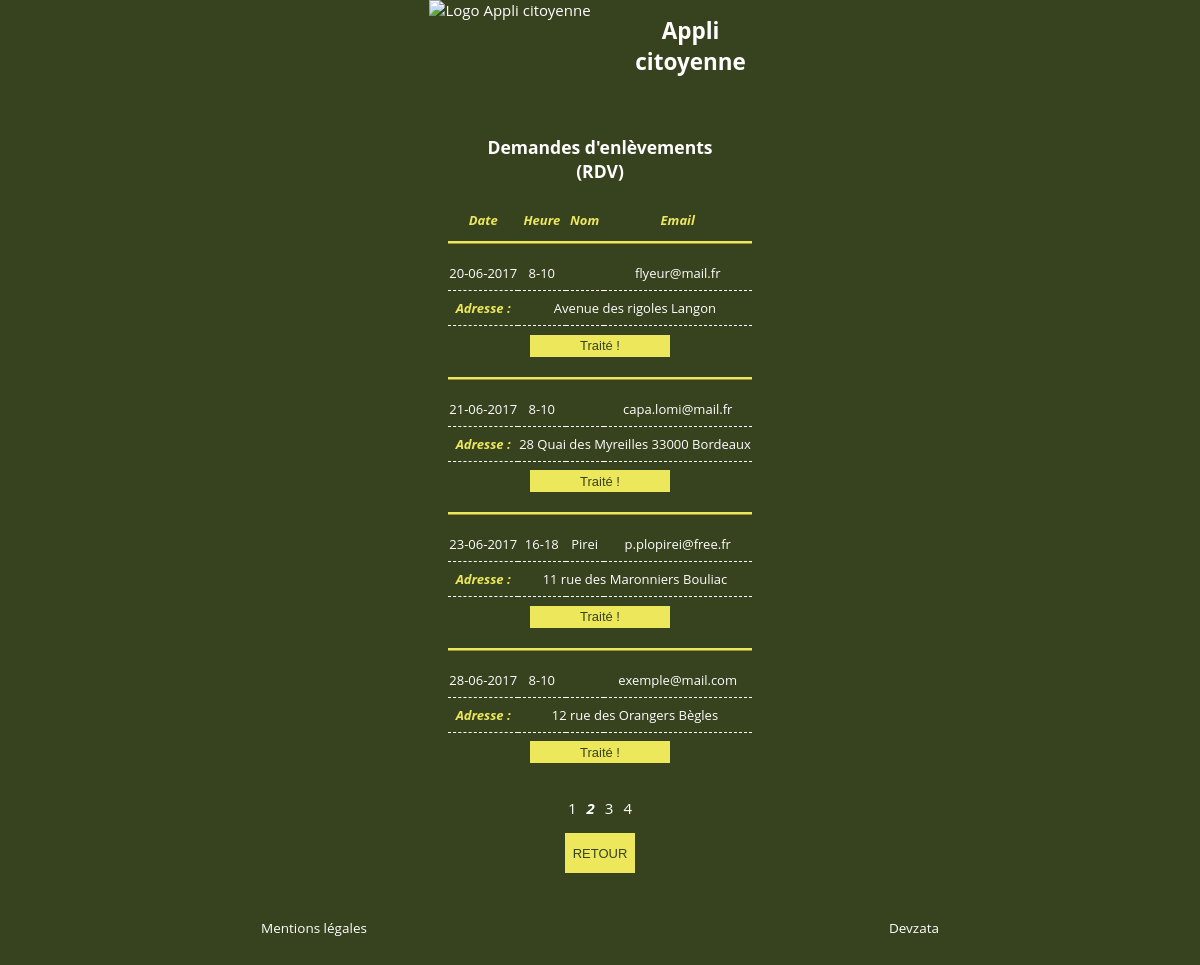
The page /trash-app-fl/employee-rdv.php?page=2 (signed in) on the database its author committed.
### tables this page shows
CREATE TABLE `ta_rdv` (
  `id` int(11) NOT NULL,
  `rdvdate` tinytext NOT NULL,
  `rdvhour` tinytext NOT NULL,
  `rdvaddress` varchar(250) NOT NULL,
  `rdvname` tinytext NOT NULL,
  `rdvemail` tinytext NOT NULL,
  `archives` tinyint(1) NOT NULL
);

### trash-app-fl/employee-rdv.php (the view, shortened to what this page needs)
<?php
if (isset($_SESSION['employee-login-session']) AND isset($_SESSION['employee-password-session']))
{
    include('header.php');
    include('connect-db.php');
    $q = $db->query('SELECT COUNT(id) AS plannedRdvCount FROM ta_rdv WHERE archives=0');
    $data = $q->fetch();
    $plannedRdvCount = $data['plannedRdvCount'];
    $nbPlannedRdvPerPage = 4;
    $nbPage = ceil($plannedRdvCount/$nbPlannedRdvPerPage);
    if (isset($_GET['page']))
    {
        $currentPage = $_GET['page'];
    }
    else
    {
        $currentPage = 1;
    }
    ?>
    <div  class="adapt-height padding-top-10px padding-bottom-10px">
        <div class="text-align-center">
            <div id="main-ajax-div">
                <h3>Demandes d'enlèvements<br/>(RDV)</h3>
                <div class="display-flex justify-content-center padding-top-10px">
                    <table class="rdv-table">
                        <tr class="italic font-size-13px">
                            <th>Date</th>
                            <th>Heure</th>
                            <th>Nom</th>
                            <th>Email</th>
                        </tr>
                        <?php
                        $q = $db->query('SELECT id, rdvdate, rdvhour, rdvaddress, rdvname, rdvemail FROM ta_rdv WHERE archives=0 ORDER BY rdvdate ASC LIMIT ' . ($currentPage-1)*$nbPlannedRdvPerPage . ', ' . $nbPlannedRdvPerPage . '');
                        foreach ($q as $row)
                        {
                        ?>
                            <tr class="tr1-tds font-size-13px">
                                <td><?php echo $row['rdvdate']; ?></td>
                                <td><?php echo $row['rdvhour']; ?></td>
                                <td><?php echo $row['rdvname']; ?></td>
                                <td><?php echo $row['rdvemail']; ?></td>
                            </tr>
                            <tr class="tr2-tds font-size-13px">
                                <td class="italic bold vert-tilleul-font-color">Adresse :</td>
                                <td colspan="3"><?php echo $row['rdvaddress']; ?></td>
                            </tr>
                            <tr class="tr3-tds">
                                <td colspan="4">
                                    <a href="#small-ajax-div"><button onclick="toConfirmRdvInArchives(<?php echo $row['id']; ?>);" class="btn long-btn-style">Traité !</button></a>
                                </td>
                            </tr>
                        <?php
                        }
                        ?>
                    </table>
                </div>
                <ul class="pages-ul">
                <?php
                for ($i=1; $i <= $nbPage ; $i++)
                {
                    if ($i == $currentPage)
                    {
                    ?>
                        <li class="bold italic"><?php echo $i; ?></li>
                    <?php
                    }
                    else
                    {
                    ?>
                        <li><a href="employee-rdv.php?page=<?php echo $i; ?>"><?php echo $i; ?></a></li>
                    <?php
                    }
                }
                ?>
                </ul>
                <a href="employee.php"><button class="btn default-btn-style">RETOUR</button></a>
            </div>
        </div>
    </div>
    <?php
    include('footer.php');
}
else
{
    echo '<p>Cette page est réservée aux employés connectés.</p>';
}
?>

### trash-app-fl/css/style.css (style rules this page uses)
.vert-chrome-bkgd { background-color: #37431E; }
.vert-tilleul-font-color { color: #EDE75C; }
.adapt-height { min-height: 200px; }
.padding-top-10px { padding-top: 10px; }
.padding-bottom-10px { padding-bottom: 10px; }
.display-flex { display: flex; }
.justify-content-center { justify-content: center; }
.text-align-center { text-align: center; }
.font-size-13px { font-size: 13px; }
.bold { font-weight: bold; }
.italic { font-style: italic; }
body { margin: 0; font-size: 15px; color: white; font-family: 'Open Sans', Roboto, sans-serif; }
a { color: white; text-decoration: none; }
.btn { font-size: 13px; color: #37431E; border: 0; background-color: #EDE75C; }
.default-btn-style { height: 40px; min-width: 70px; }
.long-btn-style { height: 22px; width: 140px; }
.pages-ul { display: flex; justify-content: center; padding-left: 0; list-style-type: none; }
.pages-ul li { margin-left: 5px; margin-right: 5px; }
.rdv-table { border-collapse: collapse; }
.rdv-table th { padding-bottom: 12px; color: #EDE75C; }
.rdv-table .tr1-tds td { padding-top: 20px; padding-bottom: 8px; border-top: inset #EDE75C; border-bottom: 1px dashed white; }
.rdv-table .tr2-tds td { padding-top: 8px; padding-bottom: 8px; border-bottom: 1px dashed white; }
.rdv-table .tr3-tds td { padding-top: 8px; padding-bottom: 20px; }

### rows shown on the page
ta_rdv: rdvdate "20-06-2017", rdvhour "8-10", rdvemail "flyeur@mail.fr", rdvaddress "Avenue des rigoles Langon"
ta_rdv: rdvdate "21-06-2017", rdvhour "8-10", rdvemail "capa.lomi@mail.fr", rdvaddress "28 Quai des Myreilles 33000 Bordeaux"
ta_rdv: rdvdate "23-06-2017", rdvhour "16-18", rdvname "Pirei", rdvemail "p.plopirei@free.fr", rdvaddress "11 rue des Maronniers Bouliac"
ta_rdv: rdvdate "28-06-2017", rdvhour "8-10", rdvemail "exemple@mail.com", rdvaddress "12 rue des Orangers Bègles"
